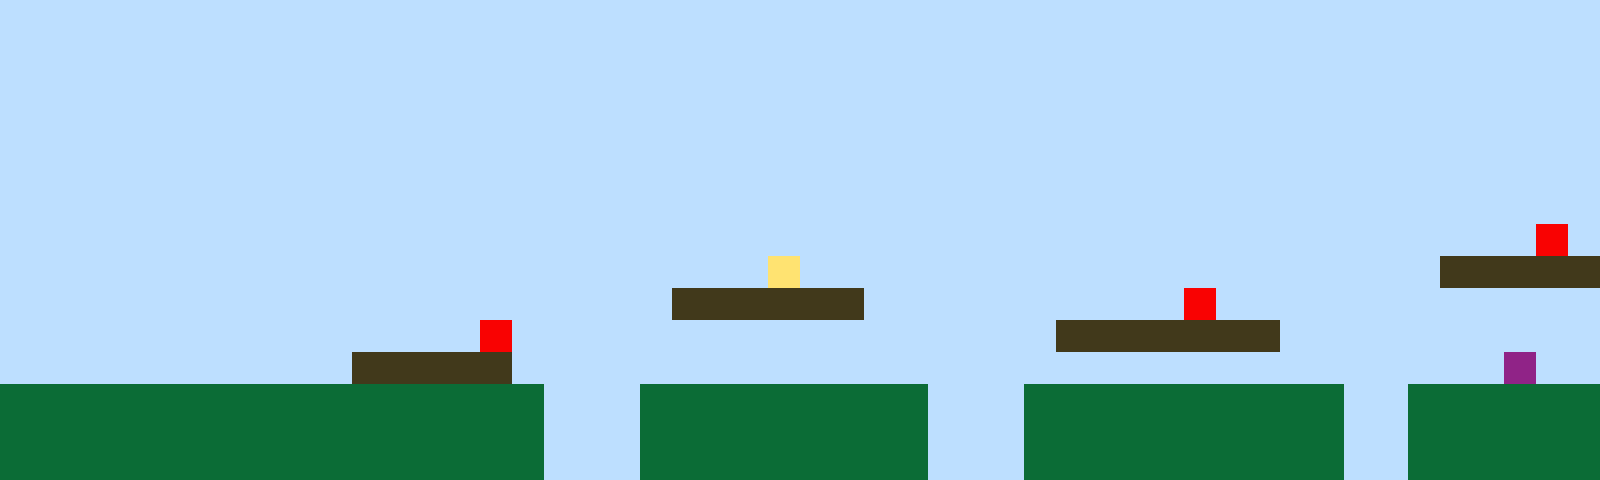

Below is a game level as drawn by its tile map, then a one-line description and the .tmx file that defines it, in full:
An orthogonal 50x15 tile map with 32x32 px tiles, 1 tile layer (Tile Layer 1).

<map version="1.10" tiledversion="1.11.2" orientation="orthogonal" renderorder="right-up" width="50" height="15" tilewidth="32" tileheight="32" infinite="0" nextlayerid="2" nextobjectid="1"><editorsettings><export target="map1.csv" format="csv" /></editorsettings><tileset firstgid="1" name="sprites" tilewidth="32" tileheight="32" tilecount="6" columns="3"><image source="sprites.png" width="96" height="64" /></tileset><layer id="1" name="Tile Layer 1" width="50" height="15"><data encoding="csv">1,1,1,1,1,1,1,1,1,1,1,1,1,1,1,1,1,1,1,1,1,1,1,1,1,1,1,1,1,1,1,1,1,1,1,1,1,1,1,1,1,1,1,1,1,1,1,1,1,1,1,1,1,1,1,1,1,1,1,1,1,1,1,1,1,1,1,1,1,1,1,1,1,1,1,1,1,1,1,1,1,1,1,1,1,1,1,1,1,1,1,1,1,1,1,1,1,1,1,1,1,1,1,1,1,1,1,1,1,1,1,1,1,1,1,1,1,1,1,1,1,1,1,1,1,1,1,1,1,1,1,1,1,1,1,1,1,1,1,1,1,1,1,1,1,1,1,1,1,1,1,1,1,1,1,1,1,1,1,1,1,1,1,1,1,1,1,1,1,1,1,1,1,1,1,1,1,1,1,1,1,1,1,1,1,1,1,1,1,1,1,1,1,1,1,1,1,1,1,1,1,1,1,1,1,1,1,1,1,1,1,1,1,1,1,1,1,1,1,1,1,1,1,1,1,1,1,1,1,1,1,1,1,1,1,1,1,1,1,1,1,1,1,1,1,1,1,1,1,1,1,1,1,1,1,1,1,1,1,1,1,1,1,1,1,1,1,1,1,1,1,1,1,1,1,1,1,1,1,1,1,1,1,1,1,1,1,1,1,1,1,1,1,1,1,1,1,1,1,1,1,1,1,1,1,1,1,1,1,1,1,1,1,1,1,1,1,1,1,1,1,1,1,1,1,1,1,1,1,1,1,1,1,1,1,1,1,1,1,1,1,1,1,1,1,1,1,1,1,1,1,1,1,1,1,1,1,1,1,1,1,1,1,1,1,1,1,1,1,1,1,1,1,1,1,1,1,1,1,1,1,1,1,1,1,1,1,1,1,1,1,1,1,1,1,1,1,1,5,1,1,1,1,1,1,1,1,1,1,1,1,1,1,1,1,1,1,1,1,1,1,1,1,1,4,1,1,1,1,1,1,1,1,1,1,1,1,1,1,1,1,1,1,1,1,3,3,3,3,3,1,1,1,1,1,1,1,1,1,1,1,1,1,1,1,1,1,1,1,1,1,3,3,3,3,3,3,1,1,1,1,1,1,1,1,1,1,5,1,1,1,1,1,1,1,1,1,1,1,1,1,1,1,1,1,1,1,1,1,1,1,1,1,1,1,5,1,1,1,1,1,1,1,1,1,1,1,1,1,1,1,1,1,3,3,3,3,3,3,3,1,1,1,1,1,1,1,1,1,1,1,1,1,1,1,1,1,1,1,1,1,3,3,3,3,3,1,1,1,1,1,1,1,1,1,1,1,1,1,1,1,1,1,1,1,1,1,1,1,1,1,1,1,1,1,1,1,6,1,1,2,2,2,2,2,2,2,2,2,2,2,2,2,2,2,2,2,1,1,1,2,2,2,2,2,2,2,2,2,1,1,1,2,2,2,2,2,2,2,2,2,2,1,1,2,2,2,2,2,2,2,2,2,2,2,2,2,2,2,2,2,2,2,2,2,2,2,1,1,1,2,2,2,2,2,2,2,2,2,1,1,1,2,2,2,2,2,2,2,2,2,2,1,1,2,2,2,2,2,2,2,2,2,2,2,2,2,2,2,2,2,2,2,2,2,2,2,1,1,1,2,2,2,2,2,2,2,2,2,1,1,1,2,2,2,2,2,2,2,2,2,2,1,1,2,2,2,2,2,2</data></layer></map>
